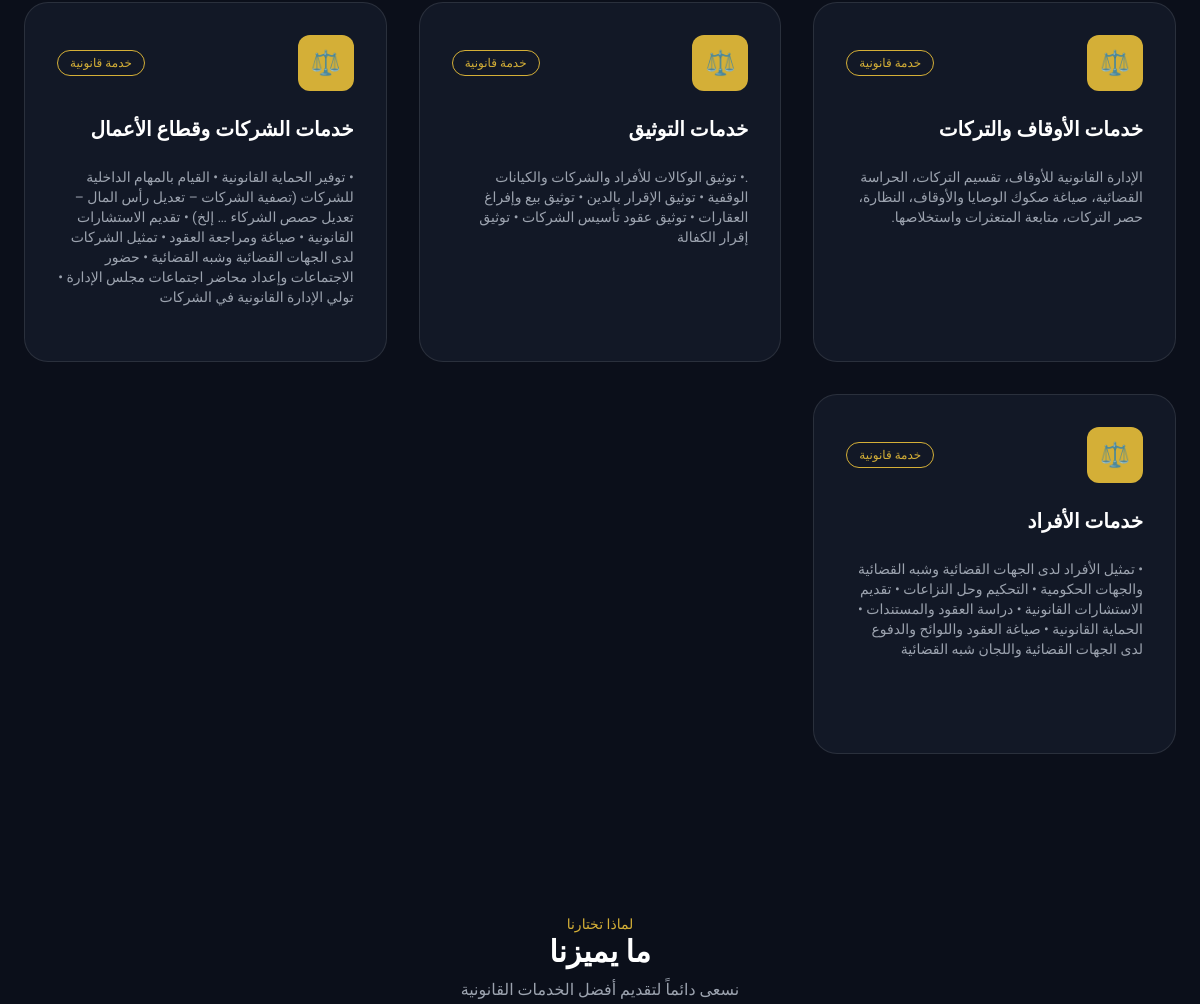
The app's page / (middle part), older data.
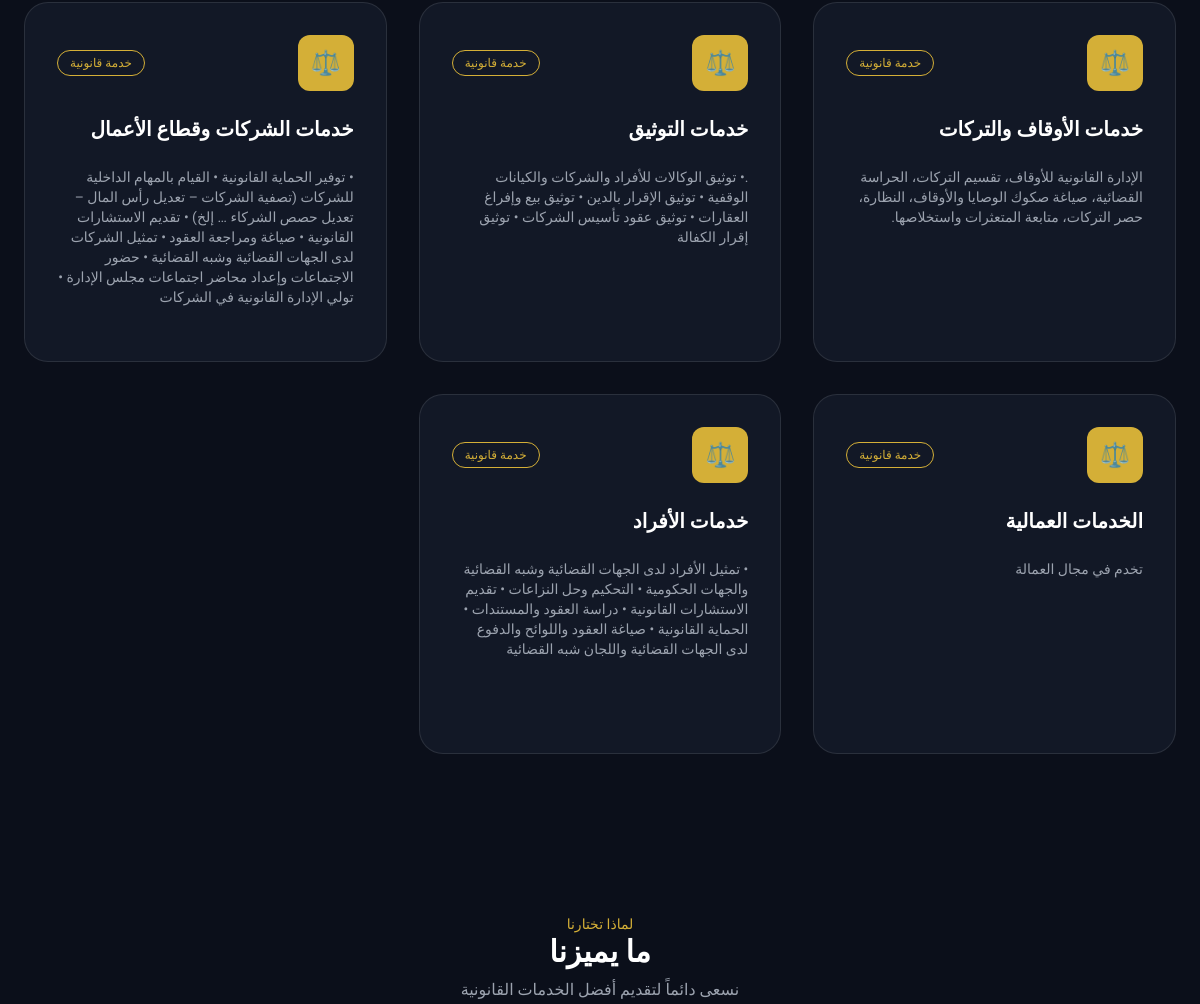
The same page, newer data.
### legal/models.py (models this page shows, shortened)
class LegalService(models.Model):
    SERVICE_TYPES = [
        ("case", "قضية"),
        ("service", "خدمة قانونية"),
    ]
    title = models.CharField(
        max_length=200,
        verbose_name="العنوان"
    )
    description = models.TextField(
        verbose_name="الوصف"
    )
    icon = models.CharField(
        max_length=20,
        verbose_name="الأيقونة",
        help_text="مثال: ⚖️ 🏢 👨‍👩‍👧",
        blank=True
    )
    image = models.ImageField(
        upload_to="legal_services/",
        verbose_name="صورة الكرت",
        blank=True,
        null=True
    )
    service_type = models.CharField(
        max_length=20,
        choices=SERVICE_TYPES,
        verbose_name="التصنيف"
    )
    is_active = models.BooleanField(
        default=True,
        verbose_name="مفعل"
    )
    order = models.PositiveIntegerField(
        default=0,
        verbose_name="الترتيب"
    )
    class Meta:
        ordering = ["order"]
        verbose_name = "خدمة قانونية / قضية"
        verbose_name_plural = "الخدمات والقضايا"

### legal/views.py (the view)
# urls.py: path("", home, name="home"),
def home(request):
    services = LegalService.objects.filter(
        is_active=True
    ).order_by("order")
    return render(
        request,
        "index.html",
        {
            "services": services
        }
    )

### templates/index.html (shortened to what this page needs)
<!DOCTYPE html>
<html lang="ar" dir="rtl">
<head>
  <script src="https://cdn.tailwindcss.com"></script>
</head>
<body class="bg-dark text-white font-cairo">
<section class="px-4 sm:px-6 py-16 sm:py-20">
  <div class="container-desktop space-y-10 sm:space-y-14">
    <div class="services-grid flex flex-col space-y-4 sm:space-y-6 lg:space-y-0">
      {% for service in services %}
      <div class="bg-card rounded-2xl sm:rounded-3xl p-5 sm:p-8 space-y-4 sm:space-y-6 border border-white/10 hover:border-gold transition hover:-translate-y-1 hover:shadow-[0_20px_40px_rgba(212,175,55,0.12)]">
        <div class="flex items-center justify-between">
          <div class="bg-gold text-black w-10 h-10 sm:w-14 sm:h-14 rounded-xl flex items-center justify-center text-lg sm:text-2xl">
            {{ service.icon|default:"⚖️" }}
          </div>
          <span class="text-[10px] sm:text-xs px-2 sm:px-3 py-1 rounded-full border border-gold text-gold">
            {{ service.get_service_type_display }}
          </span>
        </div>
        <h3 class="text-base sm:text-xl font-bold">
          {{ service.title }}
        </h3>
        <p class="text-xs sm:text-sm text-gray-400 leading-relaxed break-words">
          {{ service.description }}
        </p>
      </div>
      {% empty %}
      <div class="bg-card rounded-3xl p-8 text-center text-gray-400 border border-white/10">
        لا توجد خدمات مضافة حالياً
      </div>
      {% endfor %}
    </div>
  </div>
</section>
<section class="px-4 sm:px-6 py-16 sm:py-20 text-center">
  <div class="container-desktop space-y-12">
    <div>
      <p class="text-gold text-xs sm:text-sm cursor-pointer hover:underline"
         onclick="openInfo('why')">لماذا تختارنا</p>
      <h2 class="text-xl sm:text-3xl font-bold cursor-pointer hover:text-gold"
          onclick="openInfo('why')">ما يميزنا</h2>
      <p class="text-sm sm:text-base text-gray-400 mt-2">
        نسعى دائماً لتقديم أفضل الخدمات القانونية
      </p>
    </div>
  </div>
</section>
{% include "footer.html" %}
</body>
</html>

### templates/footer.html (shortened to what this page needs)
<!DOCTYPE html>
<html lang="ar" dir="rtl">
<head>
</head>
<body>
</body>
</html>

### templates/index.html (style rules this page uses)
@media (min-width: 1024px) { .container-desktop { max-width: 1800px; margin-inline: auto; } }
@media (min-width: 1024px) { .services-grid { display: grid !important; grid-template-columns: repeat(3, 1fr); gap: 32px; } }
@media (min-width: 1024px) { .services-grid > div { min-height: 360px; } }

Row changes from the older to the newer data that the page shows:
added LegalService: icon "⚖️", service_type "خدمة قانونية", title "الخدمات العمالية", description "تخدم في مجال العمالة"
